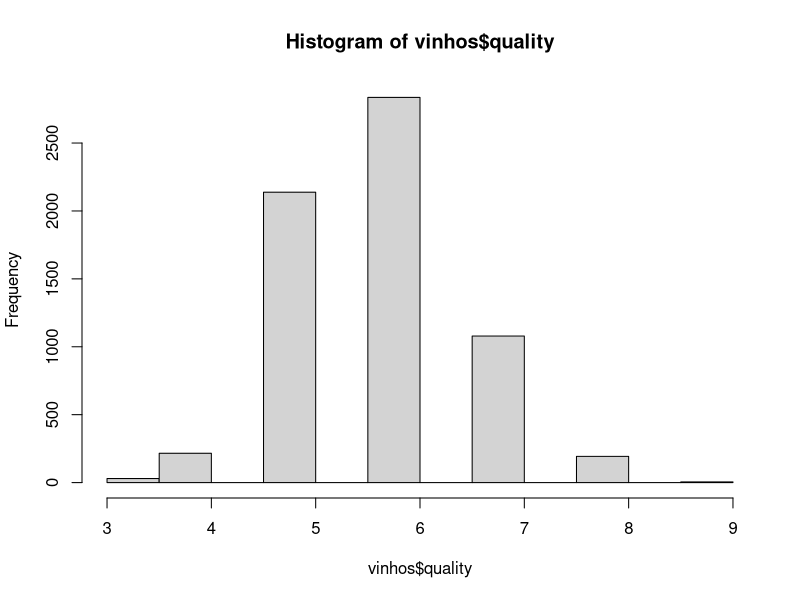

R code for this plot:
## ---- chunk 1
vinhos <- read.csv("BaseWine_Red_e_White.csv", sep = ";")
View(vinhos)
## ---- chunk 2
names(vinhos)
## ---- chunk 3
str(vinhos)
## ---- chunk 4
summary(vinhos)
## ---- chunk 5
par (mfrow=c(1,1))
hist(vinhos$quality)

